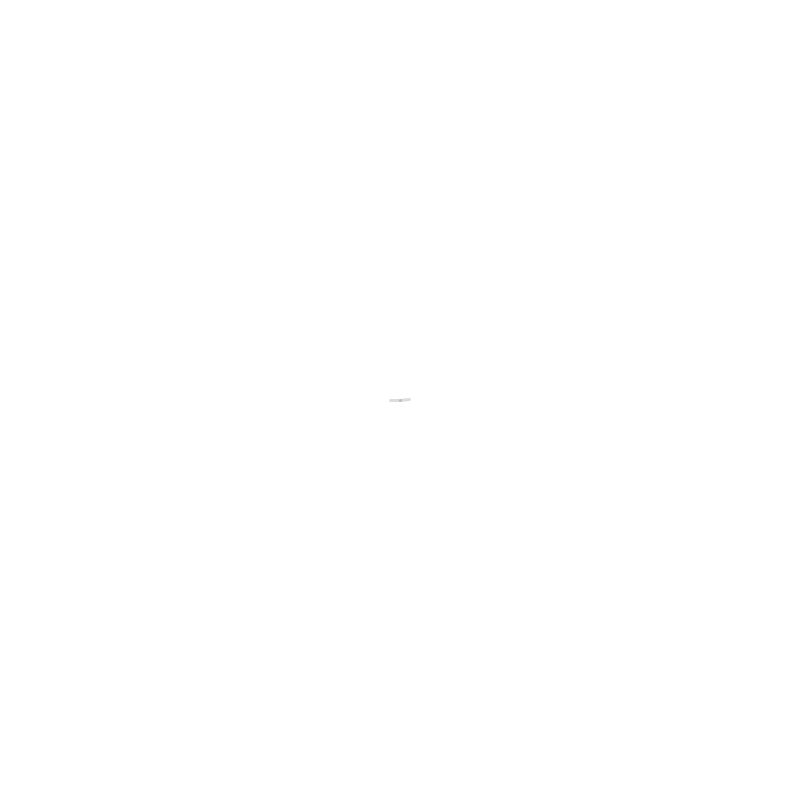
Frame 1 (no input)
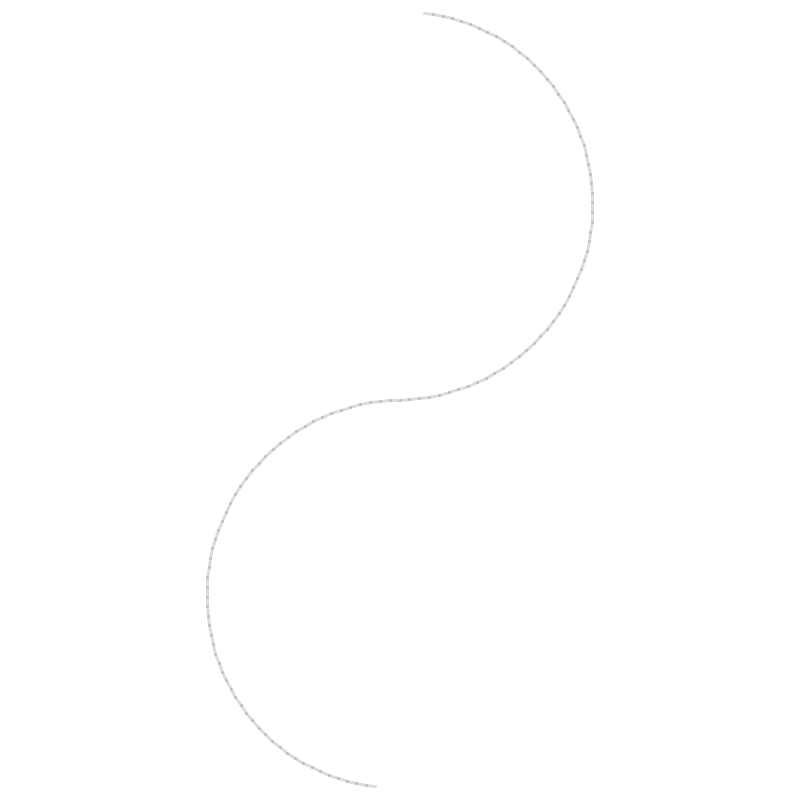
Frame 60 (the mouse pressed at the canvas centre just before this capture)
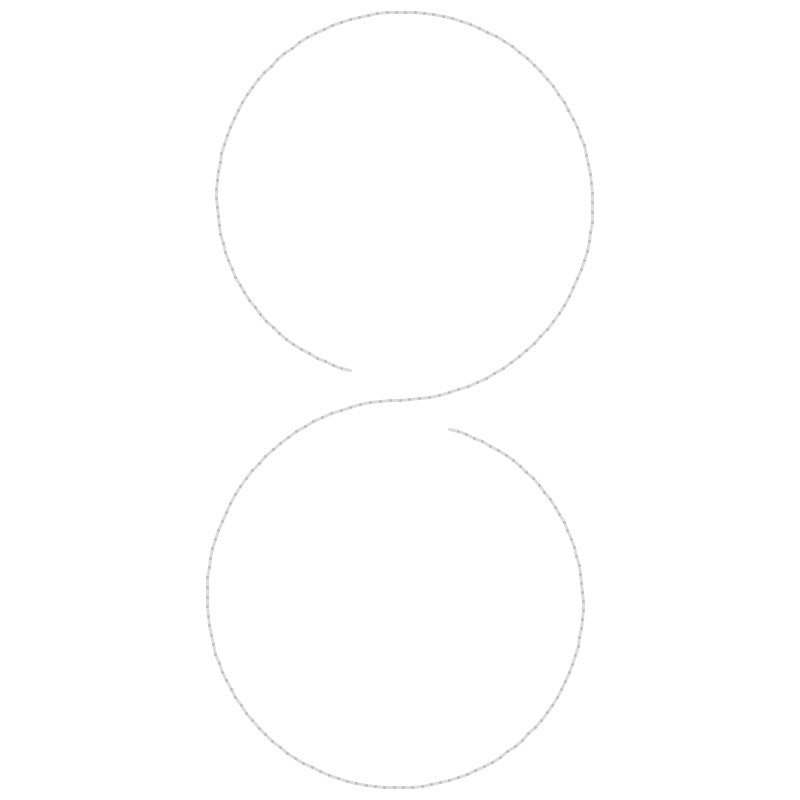
Frame 120 (the mouse held since frame 60 and released just before this capture)

The Processing sketch that drew these frames (run headless with seeded random() and noise(); from frame 60 on, the mouse is pressed at the canvas centre):

// Processing sketch: Double_turtle
// ── Double_turtle.pde
Turtle t = new Turtle();
Turtle u = new Turtle();
int n = 1;

void setup() {
  size(800,800);
  background(255);
  frameRate(200);
  u.vel.mult(-1);
}

void draw() {
  stroke(0,35);
  strokeWeight(3);
  t.turn(0.05);
  u.turn(0.05);
  t.run();
  u.run();
  t.adjust(0.999);
  u.adjust(0.999);
  n++;
}
// ── Turtle.pde
class Turtle {
  PVector pos;
  PVector vel;
  
  Turtle() {
    pos = new PVector(400,400);
    vel = new PVector(10,0);
  }
  
  void run() {
    PVector prev = pos.copy();
    pos.add(vel);
    line(prev.x,prev.y,pos.x,pos.y);
    
    if (pos.x > width) {
      pos.sub(width,0);
    }
    if (pos.x < 0) {
      pos.add(width,0);
    }
    if (pos.y > height) {
      pos.sub(0,height);
    }
    if (pos.y < 0) {
      pos.add(0,height);
    }
  }
  
  void turn(float v) {
    vel.rotate(-v);
  }
  
  void adjust(float s) {
    vel.mult(s);
  }
}
